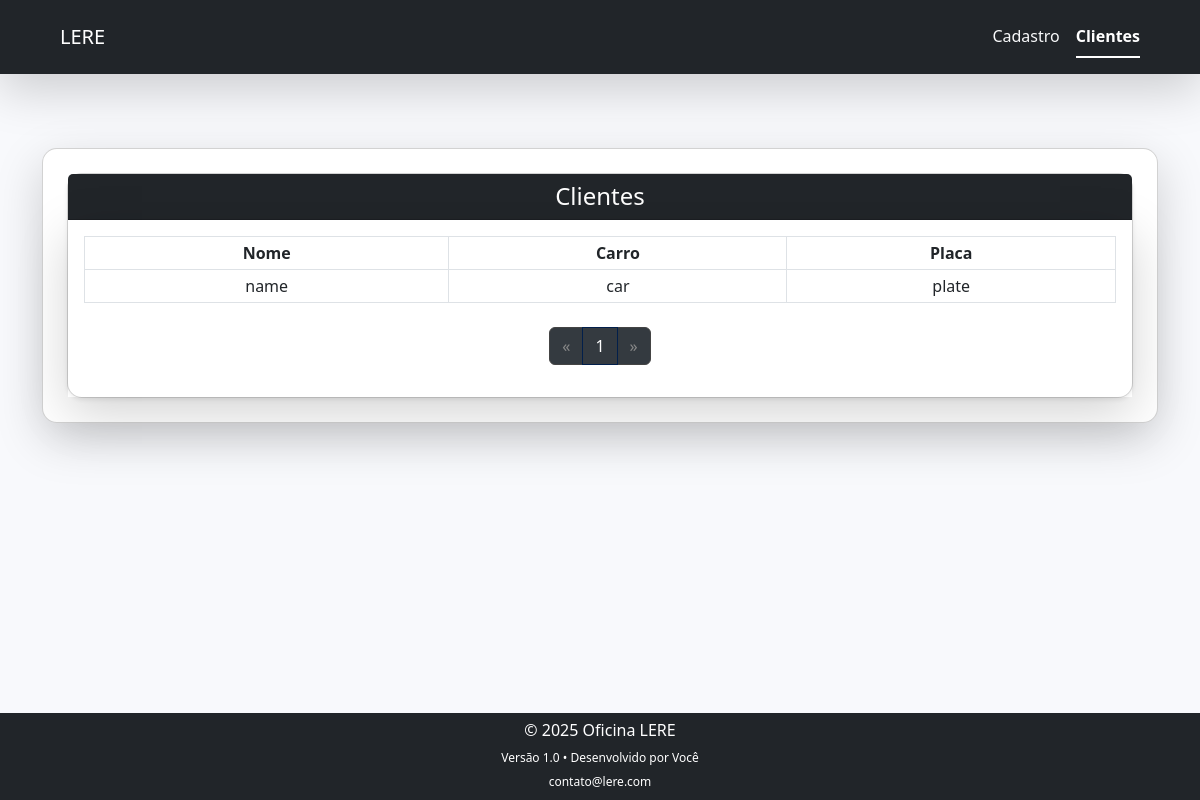
Screenshot of /contatos/ (signed in) with the database file from the repository.
### oficina/models.py (models this page shows, shortened)
class Cliente(models.Model):
    nome = models.CharField(max_length=100)
    carro = models.CharField(max_length=100)
    placa = models.CharField(max_length=10, unique=True)
    telefone = models.CharField(max_length=20, null=True, blank=True)
    servicos = models.TextField(blank=str)
    Data_entrada = models.DateField(default=now)

### oficina/views.py (the view)
# urls.py: path('contatos/', views.contatos , name='lista_de_clientes'),
@login_required
def contatos(request):
    lista = Cliente.objects.all().order_by('-id')  # opcional: ordenação
    paginator = Paginator(lista, 10)  # 10 clientes por página
    page = request.GET.get('page')
    clientes = paginator.get_page(page)
    return render(request, 'oficina/lista_contatos.html', {'clientes': clientes})

### oficina/templates/oficina/lista_contatos.html (shortened to what this page needs)
{% load static %}
<!DOCTYPE html>
<html lang="pt-br">
<head>
    <link href="https://cdn.jsdelivr.net/npm/bootstrap@5.3.0/dist/css/bootstrap.min.css" rel="stylesheet">
</head>
<body>
    {% include 'oficina/partials/navbar.html' %}
    <main>
        <div class="container">
            <div class="card shadow-lg p-4">
                <div class="card shadow-sm">
                    <div class="card-header bg-dark text-white text-center">
                        <h1 class="h4 m-0">Clientes</h1>
                    </div>
                    <div class="card-body shadow-lg p-3">
                        <table class="table table-hover table-bordered table-sm text-center align-middle">
                            <thead>
                                <tr>
                                    <th>Nome</th>
                                    <th>Carro</th>
                                    <th>Placa</th>
                                </tr>
                            </thead>
                            <tbody>
                                {% for cliente in clientes %}
                                <tr class="cursor-pointer" onclick="window.location.href='{% url 'detalhes' cliente.id %}'">
                                    <td>{{ cliente.nome }}</td>
                                    <td>{{ cliente.carro }}</td>
                                    <td>{{ cliente.placa }}</td>
                                </tr>
                                {% empty %}
                                <tr>
                                    <td colspan="3">Nenhum cliente cadastrado</td>
                                </tr>
                                {% endfor %}
                            </tbody>
                        </table>
                        {% include 'oficina/partials/paginacao.html' %}
                    </div>
                </div>
            </div>
        </div>
    </main>
    {% include 'oficina/partials/footer.html' %}
</body>
</html>

### oficina/templates/oficina/lista_contatos.html (style rules this page uses)
html, body { height: 100%; margin: 0; }
body { background-color: #f8f9fc; display: flex; flex-direction: column; min-height: 100vh; }
main { flex: 1; }
.card { border-radius: 15px; box-shadow: 0 4px 8px rgba(0, 0, 0, 0.1); }
.table th, .table td { vertical-align: middle; }
.table thead { background-color: #4e73df; color: white; }
.table-bordered td, .table-bordered th { border: 1px solid #dee2e6; }
.container { margin-top: 50px; }

### rows the page displays
Cliente: nome "name", carro "car", placa "plate"

### other values shown
{{ num }} "1"
